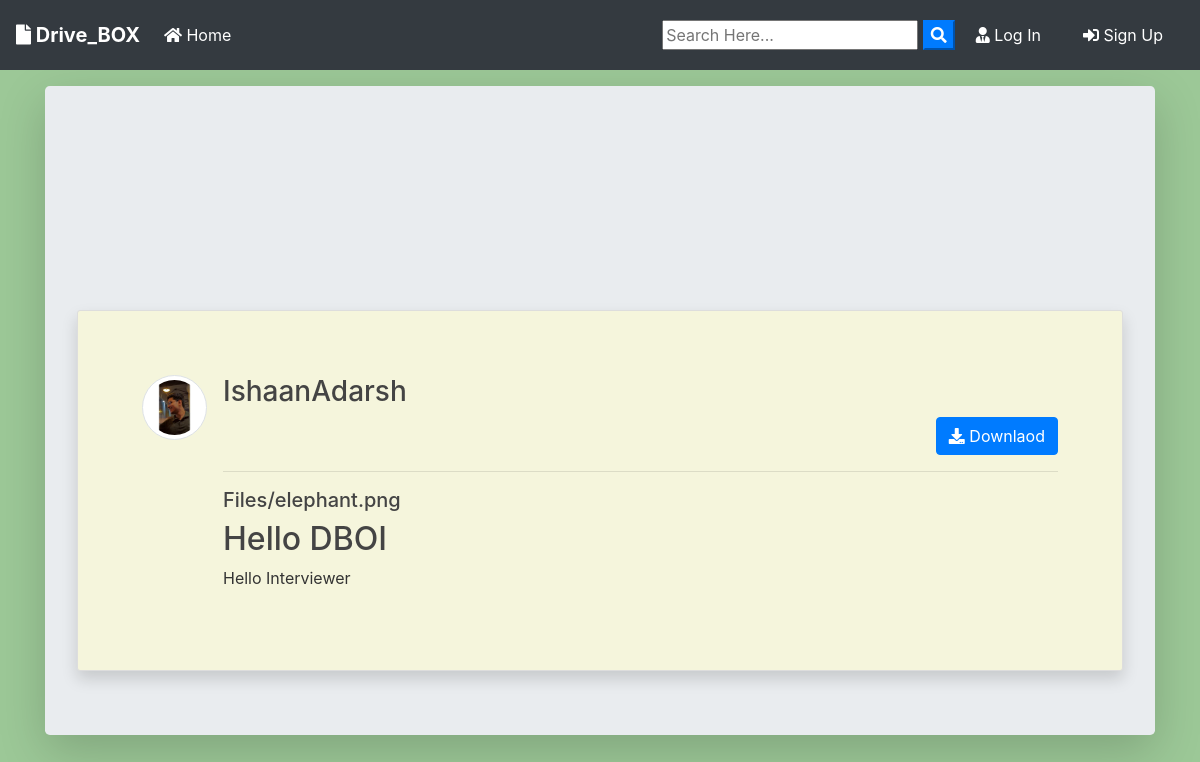
Page /post/20/ on the committed database.
### blog/models.py (models this page shows, shortened)
class Post(models.Model):
	title = models.CharField(max_length=100)
	file = models.FileField(null=True,blank=True,upload_to='Files')
	content = models.TextField()
	date_posted = models.DateTimeField(default=timezone.now)
	author = models.ForeignKey(User, on_delete=models.CASCADE)
	def extension(self):
		name, extension = os.path.splitext(self.file.name)
		return extension

### users/models.py (models this page shows, shortened)
class Profile(models.Model):
    user = models.OneToOneField(User, on_delete=models.CASCADE, null=True, blank=True)
    image = models.ImageField(default="default.jpg", upload_to="profile_pics")
    auth_token = models.CharField(max_length=1000, default="")
    username = models.CharField(max_length=1000, default="")
    password = models.CharField(max_length=1000, default="")
    email = models.EmailField(default="")
    is_verified = models.BooleanField(default=False)

### blog/views.py (the view)
# urls.py: path('post/<int:pk>/', PostDetailView.as_view(), name='post-detail'),
class PostDetailView(DetailView):
    model = Post
    template_name = 'blog/post_detail.html'

### blog/templates/blog/post_detail.html (shortened to what this page needs)
{% extends "blog/base.html" %}
{% block content %}
<div class="jumbotron mt-3 shadow-lg">
<article class="media content-section shadow ">
   <a href="{{ object.author.profile.image.url }} " target="_blank"> <img src="{{ object.author.profile.image.url }}  " alt="" class="article-img rounded-circle img-thumbnail img-fluid">
   </a>
    <div class="media-body">
      <div class="">
        <div class="d-flex justify-content-between">
        <a class="mr-2 mt-0 mb-0  text-dark" href="{% url 'user-posts' object.author.username  %}"><h3>{{ object.author }}</h3></a>
        </div>
        {% if object.author != user %}
          <div class="form-group mt-0 pt-0 d-flex justify-content-end">
            <a href="{{ object.file.url }}" download class="btn btn-primary flex-last" type="submit"><i class="fas fa-download"></i> Downlaod</a>
          </div>
        {% endif %}
        <hr>
      </div>
      <div>
        {% if object.file %}
          {% if object.extension == '.jpg' or object.extension == 'jpeg' or object.extension == 'png' %}
            <a href="{{ object.file.url }}"  download ><img src="{{ object.file.url }}" alt="" class="img-fluid "></a>
            <a href="{{ object.file.url }}"  download class="text-dark"><h5>{{ object.file }}</h5></a>
          {% else %}
            <a href="{{ object.file.url }}"  download class="text-dark"><h5>{{ object.file }}</h5></a>
          {% endif %}
        {% endif %}
      </div>
      <h2>{{ object.title }}</h2>
      <p class="article-content">{{ object.content }}</p>
    </div>
  </article>
{% endblock content %}

### static/blog/main.css (style rules this page uses)
body { background : #9CC897; color: #333333; margin-top: 0; }
h1, h2, h3, h4, h5, h6 { color: #444444; }
.content-section { background: beige; padding: 10px 20px; border: 1px solid #dddddd; border-radius: 3px; margin-top: 10rem; }
.article-content { white-space: pre-line; }
.article-img { height: 65px; width: 65px; margin-right: 16px; }
.content-section { padding: 4rem; }

### rows in the picture
Post: author.profile.image (picture), author "IshaanAdarsh", file "Files/elephant.png", title "Hello DBOI", content "Hello Interviewer"
